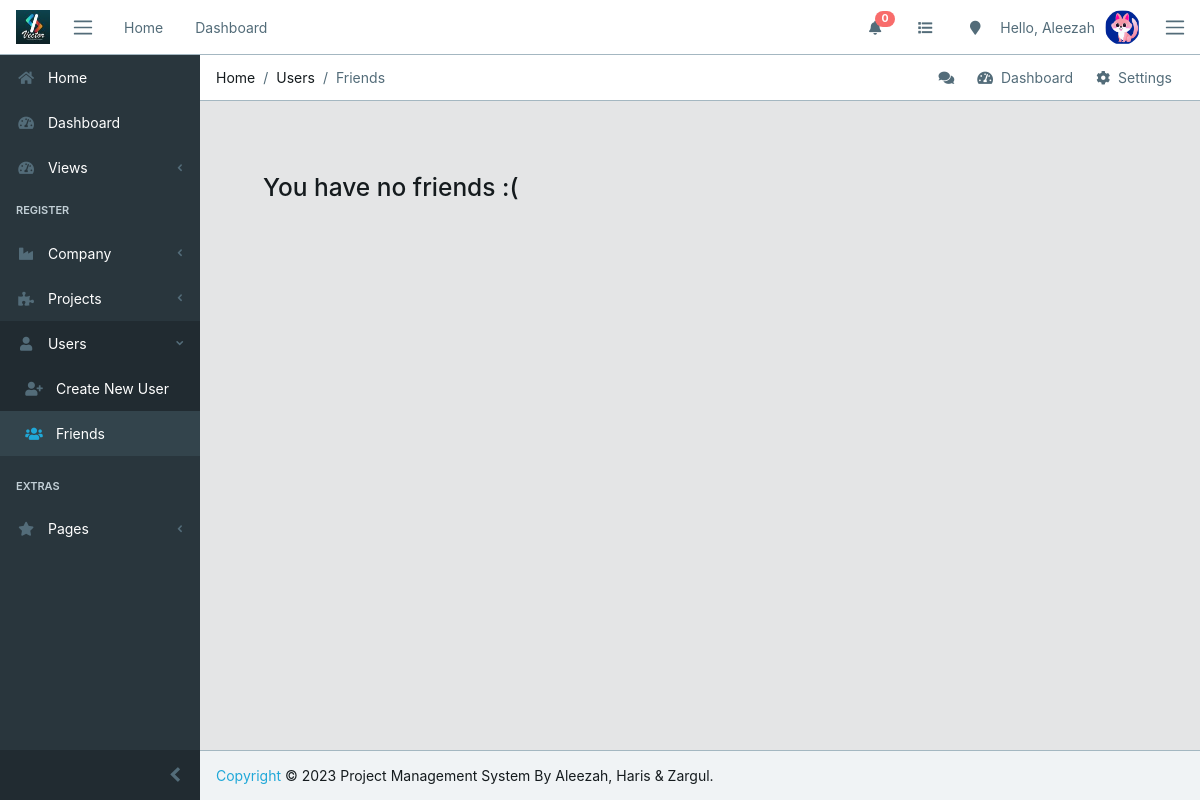
The app's page /register/users/friends/ (signed in) with its own data.
### register/models.py (models this page shows, shortened)
class UserProfile(models.Model):
    user    = models.ForeignKey(User, on_delete=models.CASCADE)
    company = models.ForeignKey(Company, on_delete=models.CASCADE)
    project = models.ManyToManyField(Project, blank=True)
    friends = models.ManyToManyField('self', blank=True)
    img    = models.ImageField(upload_to='core/avatar', blank=True, default='core/avatar/blank_profile.png')

### register/views.py (the view)
# urls.py: path('users/friends/', views.friends, name='friends'),
def friends(request):
    if request.user.is_authenticated:
        user = get_active_profile(request)
        friends = user.friends.all()
        context = {
            'friends' : friends,
        }
    else:
        users_prof = UserProfile.objects.all()
        context= {
            'users_prof' : users_prof,
        }
    return render(request, 'register/friends.html', context)

### register/models.py (called while the page is built)
    def __str__(self):
        return (self.name)

### register/views.py (called while the page is built)
def get_active_profile(request):
    user_id = request.user.userprofile_set.values_list()[0][0]
    return UserProfile.objects.get(id=user_id)

### register/templates/register/friends.html (shortened to what this page needs)
{% extends 'core/base.html' %}
{% load staticfiles %}
{% block breadcrumb %}
        <li class="breadcrumb-item">Home</li>
        <li class="breadcrumb-item">Users</li>
        <li class="breadcrumb-item active">Friends</li>
{% endblock breadcrumb%}
{% block content %}
<div class="container-fluid">
        <div class="row">
                {% if friends %}
                {% for friend in friends %}
                <div class="col-sm-6 col-md-4">
                    <div class="card">
                        <div class="card-body">
                            <div class="tab-pane p-3 active show">
                              <div class="message">
                                <div class="py-3 pb-5 mr-3 float-left">
                                  <div class="avatar">
                                    <img src="{{ friend.img.url }}" class="img-avatar" alt="{{ friend.user.get_full_name }}">
                                    <span class="avatar-status badge-success"></span>
                                  </div>
                                </div>
                                <div>
                                    <a href="{% url 'register:user' profile_id=friend.id %}"><small class="text-muted">{{ friend.user.get_full_name }}</small></a>
                                    {% if friend.user.last_login %}
                                  <small class="text-muted float-right mt-1">Last login: {{ friend.user.last_login|date:"H:i" }} in {{ friend.user.last_login|date:"d/m" }}</small>
                                    {% endif %}
                                </div>
                                <div class="text-truncate font-weight-bold">{{ friend.company }}</div>
                                {% if friend.user.project_set.all %}
                                <em class="text-muted">Projects that {{ friend.user.first_name }} is working:</em>
                                <small class="text-muted">
                                    {% for project in friend.user.project_set.all %}
                                    {{ project.name }},
                                    {% endfor %}
                                </small>
                                {% else %}
                                <em class="text-muted">{{ friend.user.first_name }} is working in no projects until now.</em>
                                {% endif %}
                                <div>
                                    <a href="{% url 'register:remove-friend' profile_id=friend.id %}" class="badge badge-danger text-white">Remove friend</a>
                                </div>
                              </div>
                            </div>
                        </div>
                    </div>
                </div>
                {% endfor %}
                {% else %}
                {% if user.is_authenticated %}
                    <h3 class="m-5">You have no friends :(</h3>
                {% else %}
                    <a href="{% url 'core:login' %}" class="nav-link display-4">Log in to see your friends</a>
                {% endif %}
                {% endif %}
            </div>
        </div>
    </div>
{% endblock %}

### core/templates/core/base.html (shortened to what this page needs)
{% load static %}
<!DOCTYPE html>
<html lang="en">
<head>
  <link rel="stylesheet" href="https://use.fontawesome.com/releases/v5.0.9/css/all.css">
  <link href="{% static 'core/css/simple-line-icons.min.css' %}" rel="stylesheet">
  <link href="{% static 'core/css/estilo.css' %}" rel="stylesheet">
  <link href="{% static 'core/css/style.css' %}" rel="stylesheet">
</head>
{% block body %}
<body class="app header-fixed sidebar-fixed aside-menu-fixed aside-menu-hidden">
  <header class="app-header navbar">
    <img src="{% static 'core/img/logos/logo.jpg' %}" alt="" class="brand-gui ml-2 d-none d-sm-block p-2">
    <button class="navbar-toggler sidebar-toggler d-md-down-none" type="button">
      <span class="navbar-toggler-icon"></span>
    </button>
    <ul class="nav navbar-nav d-md-down-none">
      <li class="nav-item px-3">
        <a class="nav-link" href="{% url 'core:index' %}">Home</a>
      </li>
      <li class="nav-item px-3">
        <a class="nav-link" href="{% url 'core:dashboard' %}">Dashboard</a>
      </li>
    </ul>
    <ul class="nav navbar-nav ml-auto">
      <li class="nav-item d-md-down-none">
        <a class="nav-link" href="#"><i class="fa fa-bell"></i><span class="badge badge-pill badge-danger">{{ logged_user.received_invites.count }}</span></a>
      </li>
      <li class="nav-item d-md-down-none">
        <a class="nav-link" href="#"><i class="fa fa-list"></i></a>
      </li>
      <li class="nav-item d-md-down-none">
        <a class="nav-link" href="#"><i class="fa fa-map-marker"></i></a>
      </li>
      {% if user.is_authenticated %}
      <li class="text-muted">Hello, {{ user.first_name }}</li>
      {% else %}
      <li class="text-muted">
        <a href="{% url 'core:login' %}">sign in</a>
      </li>
      {% endif %}
      <li class="nav-item dropdown">
        <a class="nav-link" data-toggle="dropdown" href="#" role="button" aria-haspopup="true" aria-expanded="false">
          {% if user.is_authenticated %}
          <img src="{{ logged_user.img.url }}" class="img-avatar" alt="{{ user }}">
          {% else %}
          <img src="{% static 'core/img/avatar/blank_profile.png' %}" class="img-avatar" alt="{{ user }}">
          {% endif %}
        </a>
      </li>
    </ul>
    <button class="navbar-toggler aside-menu-toggler" type="button">
      <span class="navbar-toggler-icon"></span>
    </button>
  </header>
  <div class="app-body">
    <div class="sidebar">
      <nav class="sidebar-nav">
        <ul class="nav">
          <li class="nav-item">
            <a class="nav-link" href="{% url 'core:index' %}"><i class="fa fa-home"></i> Home</a>
          </li>
          <li class="nav-item">
            <a class="nav-link" href="{% url 'core:dashboard' %}"><i class="fa fa-tachometer-alt"></i> Dashboard</a>
          </li>
          <li class="nav-item nav-dropdown">
            <a class="nav-link nav-dropdown-toggle" href="#"><i class="fa fa-tachometer-alt"></i> Views</a>
          </li>
          <li class="nav-title">
            Register
          </li>
          <li class="nav-item nav-dropdown">
            <a class="nav-link nav-dropdown-toggle" href="#"><i class="fa fa-industry"></i> Company</a>
          </li>
          <li class="nav-item nav-dropdown">
            <a class="nav-link nav-dropdown-toggle" href="#"><i class="fa fa-puzzle-piece"></i> Projects</a>
          </li>
          <li class="nav-item nav-dropdown">
            <a class="nav-link nav-dropdown-toggle" href="#"><i class="fa fa-user"></i> Users</a>
            <ul class="nav-dropdown-items">
              <li class="nav-item">
                <a class="nav-link" href="{% url 'register:new-user' %}"><i class="fa fa-user-plus ml-2"></i> Create New User</a>
              </li>
              <li class="nav-item">
                <a class="nav-link" href="{% url 'register:friends' %}"><i class="fa fa-users ml-2"></i> Friends</a>
              </li>
            </ul>
          </li>
          <li class="divider"></li>
          <li class="nav-title">
            Extras
          </li>
          <li class="nav-item nav-dropdown">
            <a class="nav-link nav-dropdown-toggle" href="#"><i class="fa fa-star"></i> Pages</a>
          </li>
        </ul>
      </nav>
      <button class="sidebar-minimizer brand-minimizer" type="button"></button>
    </div>
    <main class="main">
      <ol class="breadcrumb">
        {% block breadcrumb %}{% endblock breadcrumb%}
        <li class="breadcrumb-menu d-md-down-none">
          <div class="btn-group" role="group" aria-label="Button group">
            <a class="btn" href="#"><i class="fa fa-comments"></i></a>
            <a class="btn" href="./"><i class="fa fa-tachometer-alt"></i> &nbsp;Dashboard</a>
            <a class="btn" href="#"><i class="fa fa-cog"></i> &nbsp;Settings</a>
          </div>
        </li>
      </ol>
{% block content %}
{% endblock %}
  <footer class="app-footer">
    <span><a href="https://copyright.gov/what-is-copyright/">Copyright</a> © 2023 Project Management System By Aleezah, Haris & Zargul.</span>
  </footer>
</body>
{% endblock body %}
</html>

### core/static/core/css/estilo.css (style rules this page uses)
.brand-gui { width: 50px; position: relative; }

### records on screen
UserProfile: received_invites.count "0", img (picture)

### other values on screen
{{ user.first_name }} "Aleezah"
